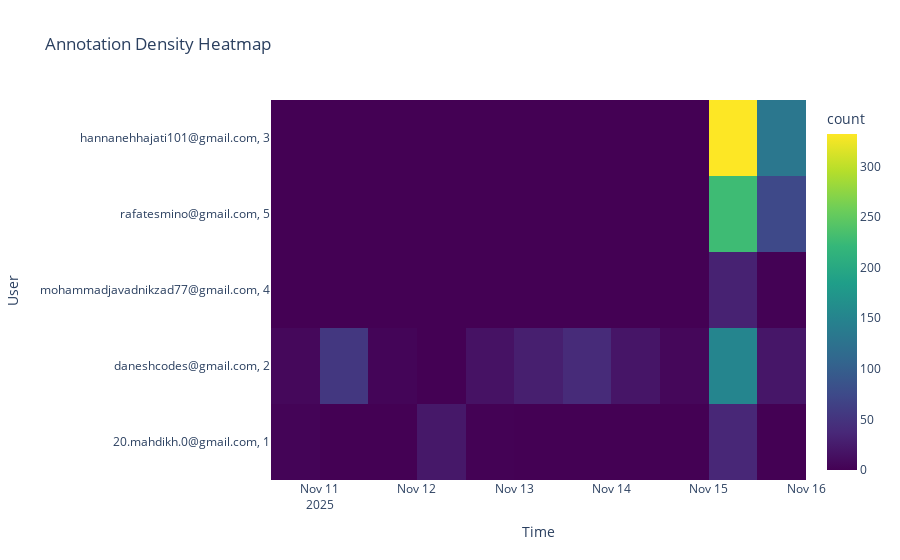

Notebook cell for this chart:
### Code cell
import plotly.express as px

fig = px.density_heatmap(
    annotations_df,
    x="created_at_dt",
    y="created_username",
    color_continuous_scale="Viridis",
    title="Annotation Density Heatmap",
)

fig.update_layout(
    xaxis_title="Time",
    yaxis_title="User",
)
fig.show()

### Figure 1 — Plotly figure (JSON) as saved in the notebook; plotly's stock layout.template omitted (floating-point values rounded to 4 significant figures; data arrays with more than 128 entries replaced by an {"elided": "..."} marker saying what was removed)
{"data": [{"coloraxis": "coloraxis", "hovertemplate": "created_at_dt=%{x}<br>created_username=%{y}<br>count=%{z}<extra></extra>", "name": "", "type": "histogram2d", "x": {"elided": "1204 str values"}, "xaxis": "x", "xbingroup": "x", "y": {"elided": "1204 str values"}, "yaxis": "y", "ybingroup": "y"}], "layout": {"coloraxis": {"colorbar": {"title": {"text": "count"}}, "colorscale": [[0, "#440154"], [0.1111, "#482878"], [0.2222, "#3e4989"], [0.3333, "#31688e"], [0.4444, "#26828e"], [0.5556, "#1f9e89"], [0.6667, "#35b779"], [0.7778, "#6ece58"], [0.8889, "#b5de2b"], [1, "#fde725"]]}, "legend": {"tracegroupgap": 0}, "title": {"text": "Annotation Density Heatmap"}, "xaxis": {"anchor": "y", "domain": [0, 1], "title": {"text": "Time"}}, "yaxis": {"anchor": "x", "domain": [0, 1], "title": {"text": "User"}}}}
